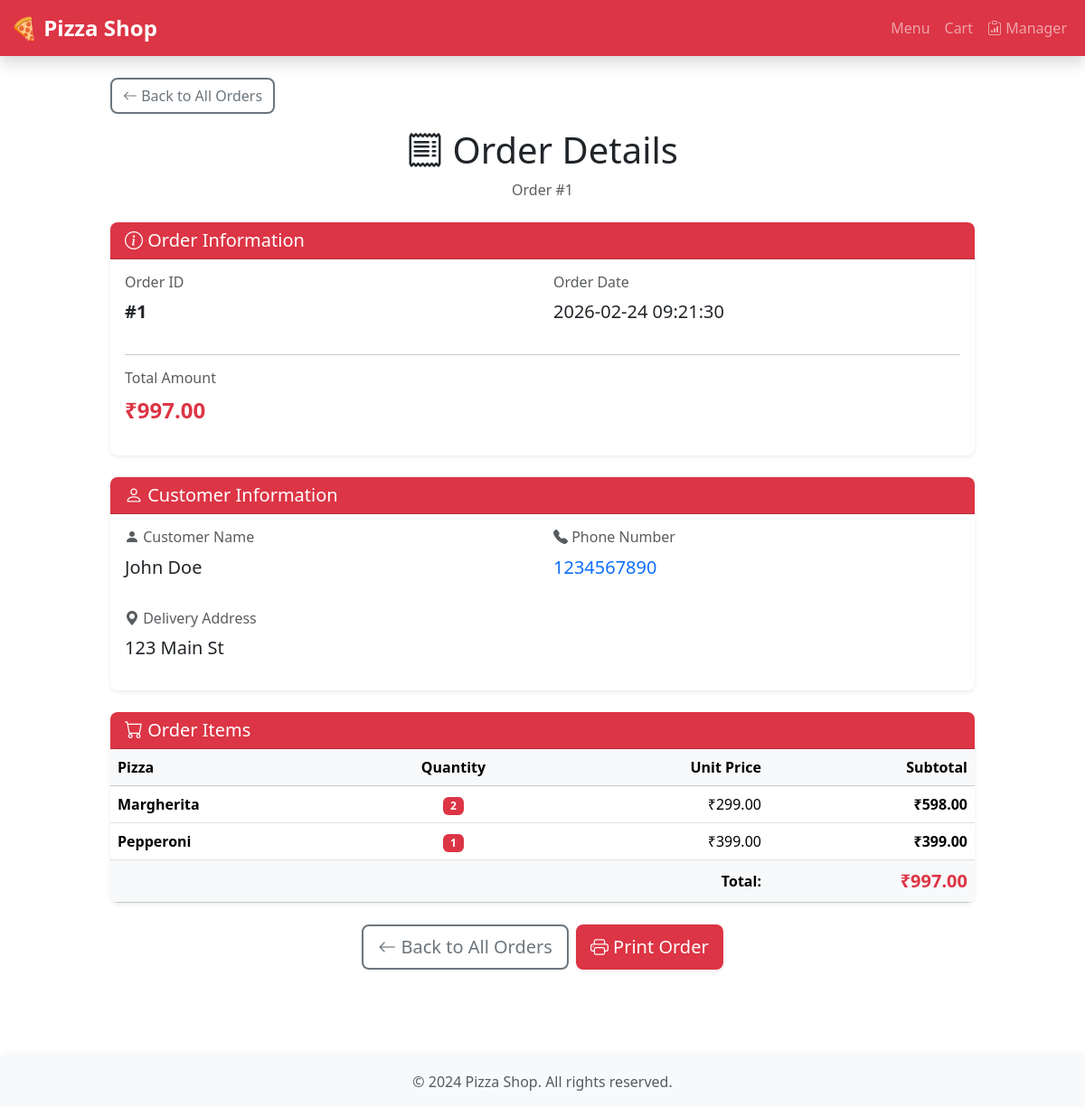
/manager/orders/1, run on an earlier commit of the app's database.
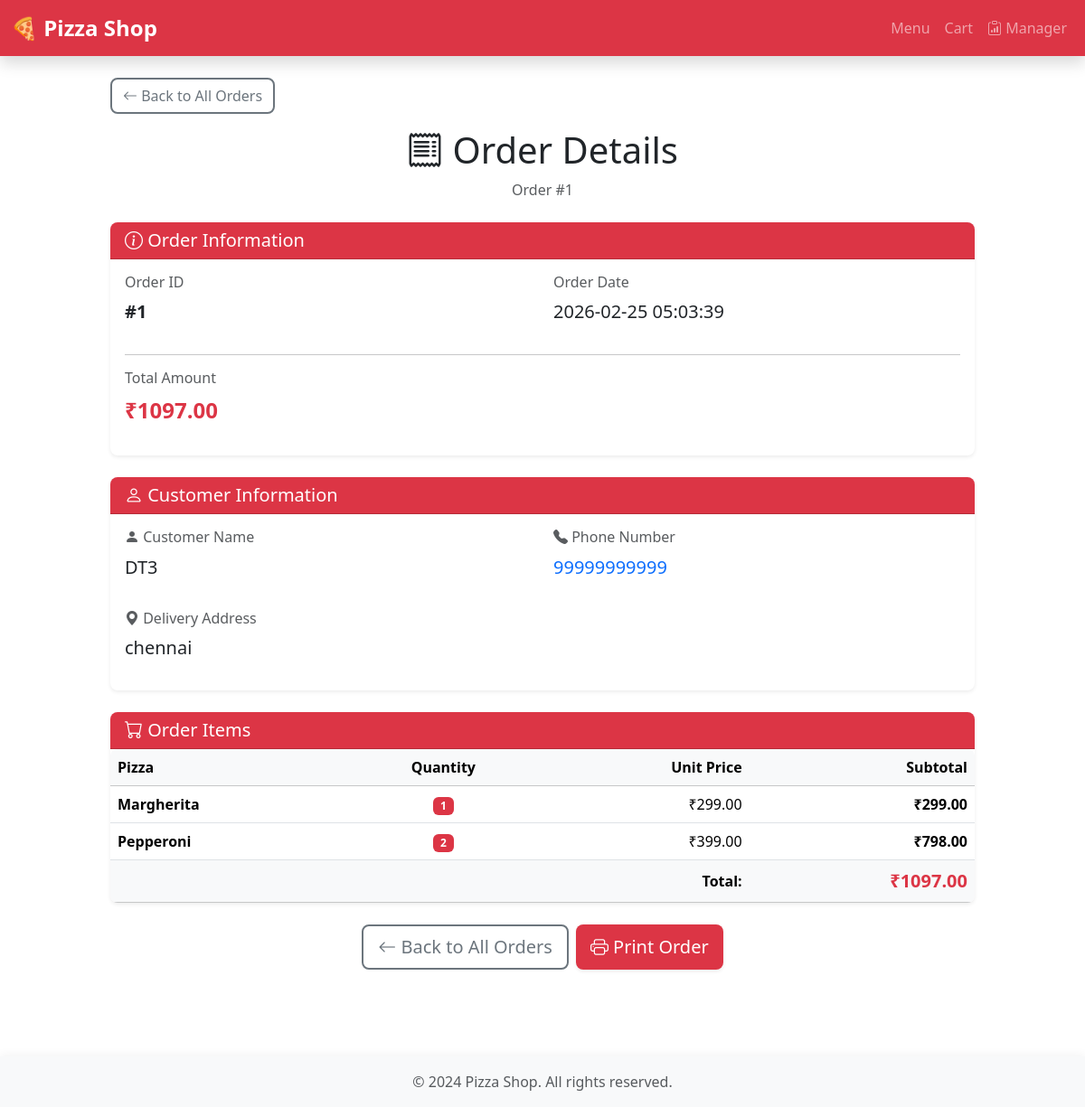
And on a later commit of the database.
### tables this page shows
CREATE TABLE orders (
                id INTEGER PRIMARY KEY AUTOINCREMENT,
                customer_name TEXT NOT NULL,
                phone TEXT NOT NULL,
                address TEXT NOT NULL,
                total_price REAL NOT NULL,
                order_date TIMESTAMP DEFAULT CURRENT_TIMESTAMP
            );

CREATE TABLE order_items (
                id INTEGER PRIMARY KEY AUTOINCREMENT,
                order_id INTEGER NOT NULL,
                pizza_id INTEGER NOT NULL,
                pizza_name TEXT NOT NULL,
                price REAL NOT NULL,
                quantity INTEGER NOT NULL,
                FOREIGN KEY (order_id) REFERENCES orders(id),
                FOREIGN KEY (pizza_id) REFERENCES pizzas(id)
            );

### app.py (the view)
@app.route('/manager/orders/<int:order_id>')
def manager_order_detail(order_id):
    try:
        order = OrderProcessor.get_order_by_id(order_id)
        if order is None:
            logger.warning(f"Manager accessed non-existent order ID: {order_id}")
            return render_template('404.html'), 404
        return render_template('manager/order_detail.html', order=order)
    except Exception as e:
        logger.error(f"Error loading order detail for order {order_id}: {str(e)}")
        return render_template('500.html'), 500

### app.py (called while the page is built)
def get_db_connection():
    try:
        conn = sqlite3.connect(DATABASE)
        conn.row_factory = sqlite3.Row
        return conn
    except sqlite3.Error as e:
        logger.error(f"Database connection error: {str(e)}")
        raise Exception(f"Failed to connect to database: {str(e)}")

### templates/manager/order_detail.html (shortened to what the changed rows need)
{% extends "base.html" %}  {% block content %}
<div class="container">
  <div class="row justify-content-center">
    <div class="col-lg-10">
      <div class="mb-4">
        <a href="/manager/orders" class="btn btn-outline-secondary mb-3">
          <i class="bi bi-arrow-left"></i> Back to All Orders
        </a>
        <h1 class="text-center"><i class="bi bi-receipt"></i> Order Details</h1>
        <p class="text-center text-muted">Order #{{ order.id }}</p>
      </div>
      <div class="card shadow-sm mb-4">
        <div class="card-body">
          <div class="row">
            <div class="col-md-6">
              <p class="fs-5"><strong>#{{ order.id }}</strong></p>
            </div>
            <div class="col-md-6">
              <h6 class="text-muted">Order Date</h6>
              <p class="fs-5">{{ order.order_date }}</p>
            </div>
          </div>
          <div class="row">
            <div class="col-md-6">
              <p class="fs-4 text-danger">
                <strong>₹{{ "%.2f"|format(order.total_price) }}</strong>
              </p>
            </div>
          </div>
        </div>
      </div>
      <div class="card shadow-sm mb-4">
        <div class="card-body">
          <div class="row mb-3">
            <div class="col-md-6">
              <h6 class="text-muted">
                <i class="bi bi-person-fill"></i> Customer Name
              </h6>
              <p class="fs-5">{{ order.customer_name }}</p>
            </div>
            <div class="col-md-6">
              <p class="fs-5">
                <a href="tel:{{ order.phone }}" class="text-decoration-none">
                  {{ order.phone }}
                </a>
              </p>
            </div>
          </div>
          <div class="row">
            <div class="col-12">
              <h6 class="text-muted">
                <i class="bi bi-geo-alt-fill"></i> Delivery Address
              </h6>
              <p class="fs-5">{{ order.address }}</p>
            </div>
          </div>
        </div>
      </div>
      <div class="card shadow-sm mb-4">
        <div class="card-body p-0">
          <div class="table-responsive">
            <table class="table table-hover mb-0">
              <thead class="table-light">
                <tr>
                  <th scope="col">Pizza</th>
                  <th scope="col" class="text-center">Quantity</th>
                  <th scope="col" class="text-end">Unit Price</th>
                  <th scope="col" class="text-end">Subtotal</th>
                </tr>
              </thead>
              <tbody>
                {% for item in order['items'] %}
                <tr>
                  <td>
                    <strong>{{ item.pizza_name }}</strong>
                  </td>
                  <td class="text-center">
                    <span class="badge bg-danger">{{ item.quantity }}</span>
                  </td>
                  <td class="text-end">₹{{ "%.2f"|format(item.price) }}</td>
                  <td class="text-end">
                    <strong
                      >₹{{ "%.2f"|format(item.price * item.quantity) }}</strong
                    >
                  </td>
                </tr>
                {% endfor %}
              </tbody>
              <tfoot class="table-light">
                <tr>
                  <th colspan="3" class="text-end">Total:</th>
                  <th class="text-end text-danger fs-5">
                    ₹{{ "%.2f"|format(order.total_price) }}
                  </th>
                </tr>
              </tfoot>
            </table>
          </div>
        </div>
      </div>
    </div>
  </div>
</div>
<link
  rel="stylesheet"
  href="https://cdn.jsdelivr.net/npm/bootstrap-icons@1.11.1/font/bootstrap-icons.css"
/>
{% endblock %}

What changed in the data, as far as the page shows it:
changed orders id 1: order_date "2026-02-24 09:21:30" → "2026-02-25 05:03:39"; total_price "997.00" → "1097.00"; customer_name "John Doe" → "DT3"; phone "1234567890" → "99999999999"; address "123 Main St" → "chennai"
changed order_items "Margherita": quantity "2" → "1"; item.price*item.quantity "598.00" → "299.00"
changed order_items "Pepperoni": quantity "1" → "2"; item.price*item.quantity "399.00" → "798.00"
